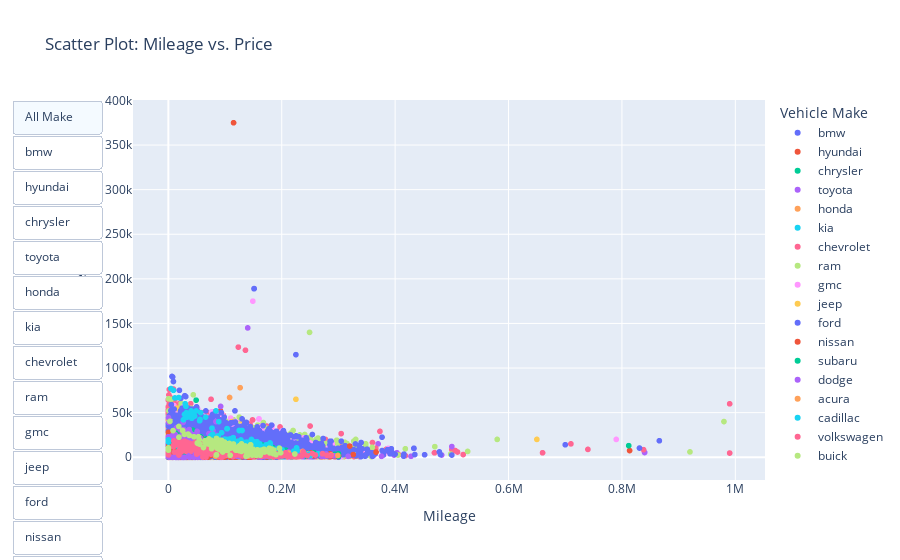

The notebook cell this image was saved under:
### Markdown cell above
From the graph above we see that SUV's and sedans are the best selling model type.

### Code cell
# mileage, price, and vehicle types
fig = px.scatter(df, x='odometer', y='price', color='make', title='Scatter Plot: Mileage vs. Price', labels={'odometer': 'Mileage', 'price': 'Price', 'make': 'Vehicle Make'})

# Add a dropdown menu for selecting vehicle types
fig.update_layout(updatemenus=[dict(type='buttons', showactive=True, buttons=[
    dict(label='All Make', method='update', args=[{'visible': [True] * len(df['make'].unique())}]),
    *[
        dict(label=vehicle_type, method='update', args=[{'visible': [type == vehicle_type for type in df['make'].unique()]}])
        for vehicle_type in df['make'].unique()
    ]
])])

# Show the plot
fig.show()

### Figure 1 — Plotly figure (JSON) as saved in the notebook; plotly's stock layout.template omitted (floating-point values rounded to 4 significant figures; data arrays with more than 128 entries replaced by an {"elided": "..."} marker saying what was removed)
{"data": [{"hovertemplate": "Vehicle Make=bmw<br>Mileage=%{x}<br>Price=%{y}<extra></extra>", "legendgroup": "bmw", "marker": {"color": "#636efa", "symbol": "circle"}, "mode": "markers", "name": "bmw", "showlegend": true, "type": "scattergl", "x": {"elided": "210 int values"}, "xaxis": "x", "y": {"elided": "210 int values"}, "yaxis": "y"}, {"hovertemplate": "Vehicle Make=hyundai<br>Mileage=%{x}<br>Price=%{y}<extra></extra>", "legendgroup": "hyundai", "marker": {"color": "#EF553B", "symbol": "circle"}, "mode": "markers", "name": "hyundai", "showlegend": true, "type": "scattergl", "x": {"elided": "917 int values"}, "xaxis": "x", "y": {"elided": "917 int values"}, "yaxis": "y"}, {"hovertemplate": "Vehicle Make=chrysler<br>Mileage=%{x}<br>Price=%{y}<extra></extra>", "legendgroup": "chrysler", "marker": {"color": "#00cc96", "symbol": "circle"}, "mode": "markers", "name": "chrysler", "showlegend": true, "type": "scattergl", "x": {"elided": "657 int values"}, "xaxis": "x", "y": {"elided": "657 int values"}, "yaxis": "y"}, {"hovertemplate": "Vehicle Make=toyota<br>Mileage=%{x}<br>Price=%{y}<extra></extra>", "legendgroup": "toyota", "marker": {"color": "#ab63fa", "symbol": "circle"}, "mode": "markers", "name": "toyota", "showlegend": true, "type": "scattergl", "x": {"elided": "4314 int values"}, "xaxis": "x", "y": {"elided": "4314 int values"}, "yaxis": "y"}, {"hovertemplate": "Vehicle Make=honda<br>Mileage=%{x}<br>Price=%{y}<extra></extra>", "legendgroup": "honda", "marker": {"color": "#FFA15A", "symbol": "circle"}, "mode": "markers", "name": "honda", "showlegend": true, "type": "scattergl", "x": {"elided": "2771 int values"}, "xaxis": "x", "y": {"elided": "2771 int values"}, "yaxis": "y"}, {"hovertemplate": "Vehicle Make=kia<br>Mileage=%{x}<br>Price=%{y}<extra></extra>", "legendgroup": "kia", "marker": {"color": "#19d3f3", "symbol": "circle"}, "mode": "markers", "name": "kia", "showlegend": true, "type": "scattergl", "x": {"elided": "449 int values"}, "xaxis": "x", "y": {"elided": "449 int values"}, "yaxis": "y"}, {"hovertemplate": "Vehicle Make=chevrolet<br>Mileage=%{x}<br>Price=%{y}<extra></extra>", "legendgroup": "chevrolet", "marker": {"color": "#FF6692", "symbol": "circle"}, "mode": "markers", "name": "chevrolet", "showlegend": true, "type": "scattergl", "x": {"elided": "8408 int values"}, "xaxis": "x", "y": {"elided": "8408 int values"}, "yaxis": "y"}, {"hovertemplate": "Vehicle Make=ram<br>Mileage=%{x}<br>Price=%{y}<extra></extra>", "legendgroup": "ram", "marker": {"color": "#B6E880", "symbol": "circle"}, "mode": "markers", "name": "ram", "showlegend": true, "type": "scattergl", "x": {"elided": "2600 int values"}, "xaxis": "x", "y": {"elided": "2600 int values"}, "yaxis": "y"}, {"hovertemplate": "Vehicle Make=gmc<br>Mileage=%{x}<br>Price=%{y}<extra></extra>", "legendgroup": "gmc", "marker": {"color": "#FF97FF", "symbol": "circle"}, "mode": "markers", "name": "gmc", "showlegend": true, "type": "scattergl", "x": {"elided": "1855 int values"}, "xaxis": "x", "y": {"elided": "1855 int values"}, "yaxis": "y"}, {"hovertemplate": "Vehicle Make=jeep<br>Mileage=%{x}<br>Price=%{y}<extra></extra>", "legendgroup": "jeep", "marker": {"color": "#FECB52", "symbol": "circle"}, "mode": "markers", "name": "jeep", "showlegend": true, "type": "scattergl", "x": {"elided": "2572 int values"}, "xaxis": "x", "y": {"elided": "2572 int values"}, "yaxis": "y"}, {"hovertemplate": "Vehicle Make=ford<br>Mileage=%{x}<br>Price=%{y}<extra></extra>", "legendgroup": "ford", "marker": {"color": "#636efa", "symbol": "circle"}, "mode": "markers", "name": "ford", "showlegend": true, "type": "scattergl", "x": {"elided": "9979 int values"}, "xaxis": "x", "y": {"elided": "9979 int values"}, "yaxis": "y"}, {"hovertemplate": "Vehicle Make=nissan<br>Mileage=%{x}<br>Price=%{y}<extra></extra>", "legendgroup": "nissan", "marker": {"color": "#EF553B", "symbol": "circle"}, "mode": "markers", "name": "nissan", "showlegend": true, "type": "scattergl", "x": {"elided": "2492 int values"}, "xaxis": "x", "y": {"elided": "2492 int values"}, "yaxis": "y"}, {"hovertemplate": "Vehicle Make=subaru<br>Mileage=%{x}<br>Price=%{y}<extra></extra>", "legendgroup": "subaru", "marker": {"color": "#00cc96", "symbol": "circle"}, "mode": "markers", "name": "subaru", "showlegend": true, "type": "scattergl", "x": {"elided": "1000 int values"}, "xaxis": "x", "y": {"elided": "1000 int values"}, "yaxis": "y"}, {"hovertemplate": "Vehicle Make=dodge<br>Mileage=%{x}<br>Price=%{y}<extra></extra>", "legendgroup": "dodge", "marker": {"color": "#ab63fa", "symbol": "circle"}, "mode": "markers", "name": "dodge", "showlegend": true, "type": "scattergl", "x": {"elided": "991 int values"}, "xaxis": "x", "y": {"elided": "991 int values"}, "yaxis": "y"}, {"hovertemplate": "Vehicle Make=acura<br>Mileage=%{x}<br>Price=%{y}<extra></extra>", "legendgroup": "acura", "marker": {"color": "#FFA15A", "symbol": "circle"}, "mode": "markers", "name": "acura", "showlegend": true, "type": "scattergl", "x": {"elided": "190 int values"}, "xaxis": "x", "y": {"elided": "190 int values"}, "yaxis": "y"}, {"hovertemplate": "Vehicle Make=cadillac<br>Mileage=%{x}<br>Price=%{y}<extra></extra>", "legendgroup": "cadillac", "marker": {"color": "#19d3f3", "symbol": "circle"}, "mode": "markers", "name": "cadillac", "showlegend": true, "type": "scattergl", "x": {"elided": "243 int values"}, "xaxis": "x", "y": {"elided": "243 int values"}, "yaxis": "y"}, {"hovertemplate": "Vehicle Make=volkswagen<br>Mileage=%{x}<br>Price=%{y}<extra></extra>", "legendgroup": "volkswagen", "marker": {"color": "#FF6692", "symbol": "circle"}, "mode": "markers", "name": "volkswagen", "showlegend": true, "type": "scattergl", "x": {"elided": "698 int values"}, "xaxis": "x", "y": {"elided": "698 int values"}, "yaxis": "y"}, {"hovertemplate": "Vehicle Make=buick<br>Mileage=%{x}<br>Price=%{y}<extra></extra>", "legendgroup": "buick", "marker": {"color": "#B6E880", "symbol": "circle"}, "mode": "markers", "name": "buick", "showlegend": true, "type": "scattergl", "x": {"elided": "217 int values"}, "xaxis": "x", "y": {"elided": "217 int values"}, "yaxis": "y"}], "layout": {"legend": {"title": {"text": "Vehicle Make"}, "tracegroupgap": 0}, "title": {"text": "Scatter Plot: Mileage vs. Price"}, "updatemenus": [{"buttons": [{"args": [{"visible": [true, true, true, true, true, true, true, true, true, true, true, true, true, true, true, true, true, true]}], "label": "All Make", "method": "update"}, {"args": [{"visible": [true, false, false, false, false, false, false, false, false, false, false, false, false, false, false, false, false, false]}], "label": "bmw", "method": "update"}, {"args": [{"visible": [false, true, false, false, false, false, false, false, false, false, false, false, false, false, false, false, false, false]}], "label": "hyundai", "method": "update"}, {"args": [{"visible": [false, false, true, false, false, false, false, false, false, false, false, false, false, false, false, false, false, false]}], "label": "chrysler", "method": "update"}, {"args": [{"visible": [false, false, false, true, false, false, false, false, false, false, false, false, false, false, false, false, false, false]}], "label": "toyota", "method": "update"}, {"args": [{"visible": [false, false, false, false, true, false, false, false, false, false, false, false, false, false, false, false, false, false]}], "label": "honda", "method": "update"}, {"args": [{"visible": [false, false, false, false, false, true, false, false, false, false, false, false, false, false, false, false, false, false]}], "label": "kia", "method": "update"}, {"args": [{"visible": [false, false, false, false, false, false, true, false, false, false, false, false, false, false, false, false, false, false]}], "label": "chevrolet", "method": "update"}, {"args": [{"visible": [false, false, false, false, false, false, false, true, false, false, false, false, false, false, false, false, false, false]}], "label": "ram", "method": "update"}, {"args": [{"visible": [false, false, false, false, false, false, false, false, true, false, false, false, false, false, false, false, false, false]}], "label": "gmc", "method": "update"}, {"args": [{"visible": [false, false, false, false, false, false, false, false, false, true, false, false, false, false, false, false, false, false]}], "label": "jeep", "method": "update"}, {"args": [{"visible": [false, false, false, false, false, false, false, false, false, false, true, false, false, false, false, false, false, false]}], "label": "ford", "method": "update"}, {"args": [{"visible": [false, false, false, false, false, false, false, false, false, false, false, true, false, false, false, false, false, false]}], "label": "nissan", "method": "update"}, {"args": [{"visible": [false, false, false, false, false, false, false, false, false, false, false, false, true, false, false, false, false, false]}], "label": "subaru", "method": "update"}, {"args": [{"visible": [false, false, false, false, false, false, false, false, false, false, false, false, false, true, false, false, false, false]}], "label": "dodge", "method": "update"}, {"args": [{"visible": [false, false, false, false, false, false, false, false, false, false, false, false, false, false, true, false, false, false]}], "label": "acura", "method": "update"}, {"args": [{"visible": [false, false, false, false, false, false, false, false, false, false, false, false, false, false, false, true, false, false]}], "label": "cadillac", "method": "update"}, {"args": [{"visible": [false, false, false, false, false, false, false, false, false, false, false, false, false, false, false, false, true, false]}], "label": "volkswagen", "method": "update"}, {"args": [{"visible": [false, false, false, false, false, false, false, false, false, false, false, false, false, false, false, false, false, true]}], "label": "buick", "method": "update"}], "showactive": true, "type": "buttons"}], "xaxis": {"anchor": "y", "domain": [0, 1], "title": {"text": "Mileage"}}, "yaxis": {"anchor": "x", "domain": [0, 1], "title": {"text": "Price"}}}}
